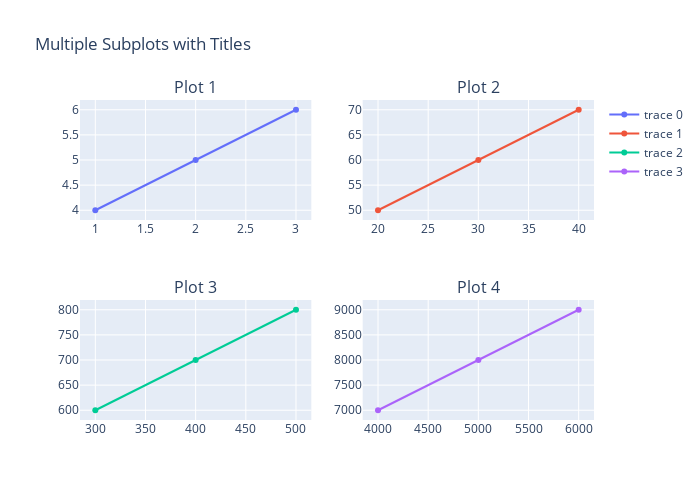

Write notebook code for a chart like this one.
### Markdown cell above
<h4 id="Multiple-Subplots-with-Titles">Multiple Subplots with Titles<a class="anchor-link" href="#Multiple-Subplots-with-Titles">¶</a></h4><p>The <code>subplot_titles</code> argument to <code>make_subplots</code> can be used to position text annotations as titles for each subplot.</p>
<p>Here is an example of adding subplot titles to a 2 x 2 subplot grid of scatter traces.</p>

### Code cell
from plotly.subplots import make_subplots
import plotly.graph_objects as go

fig = make_subplots(
    rows=2, cols=2,
    subplot_titles=("Plot 1", "Plot 2", "Plot 3", "Plot 4"))

fig.add_trace(go.Scatter(x=[1, 2, 3], y=[4, 5, 6]),
              row=1, col=1)

fig.add_trace(go.Scatter(x=[20, 30, 40], y=[50, 60, 70]),
              row=1, col=2)

fig.add_trace(go.Scatter(x=[300, 400, 500], y=[600, 700, 800]),
              row=2, col=1)

fig.add_trace(go.Scatter(x=[4000, 5000, 6000], y=[7000, 8000, 9000]),
              row=2, col=2)

fig.update_layout(height=500, width=700,
                  title_text="Multiple Subplots with Titles")

fig.show()

### Figure 1 — Plotly figure (JSON) as saved in the notebook; plotly's stock layout.template omitted (floating-point values rounded to 4 significant figures)
{"data": [{"type": "scatter", "x": [1, 2, 3], "xaxis": "x", "y": [4, 5, 6], "yaxis": "y"}, {"type": "scatter", "x": [20, 30, 40], "xaxis": "x2", "y": [50, 60, 70], "yaxis": "y2"}, {"type": "scatter", "x": [300, 400, 500], "xaxis": "x3", "y": [600, 700, 800], "yaxis": "y3"}, {"type": "scatter", "x": [4000, 5000, 6000], "xaxis": "x4", "y": [7000, 8000, 9000], "yaxis": "y4"}], "layout": {"annotations": [{"font": {"size": 16}, "showarrow": false, "text": "Plot 1", "x": 0.225, "xanchor": "center", "xref": "paper", "y": 1, "yanchor": "bottom", "yref": "paper"}, {"font": {"size": 16}, "showarrow": false, "text": "Plot 2", "x": 0.775, "xanchor": "center", "xref": "paper", "y": 1, "yanchor": "bottom", "yref": "paper"}, {"font": {"size": 16}, "showarrow": false, "text": "Plot 3", "x": 0.225, "xanchor": "center", "xref": "paper", "y": 0.375, "yanchor": "bottom", "yref": "paper"}, {"font": {"size": 16}, "showarrow": false, "text": "Plot 4", "x": 0.775, "xanchor": "center", "xref": "paper", "y": 0.375, "yanchor": "bottom", "yref": "paper"}], "height": 500, "title": {"text": "Multiple Subplots with Titles"}, "width": 700, "xaxis": {"anchor": "y", "domain": [0, 0.45]}, "xaxis2": {"anchor": "y2", "domain": [0.55, 1]}, "xaxis3": {"anchor": "y3", "domain": [0, 0.45]}, "xaxis4": {"anchor": "y4", "domain": [0.55, 1]}, "yaxis": {"anchor": "x", "domain": [0.625, 1]}, "yaxis2": {"anchor": "x2", "domain": [0.625, 1]}, "yaxis3": {"anchor": "x3", "domain": [0, 0.375]}, "yaxis4": {"anchor": "x4", "domain": [0, 0.375]}}}
